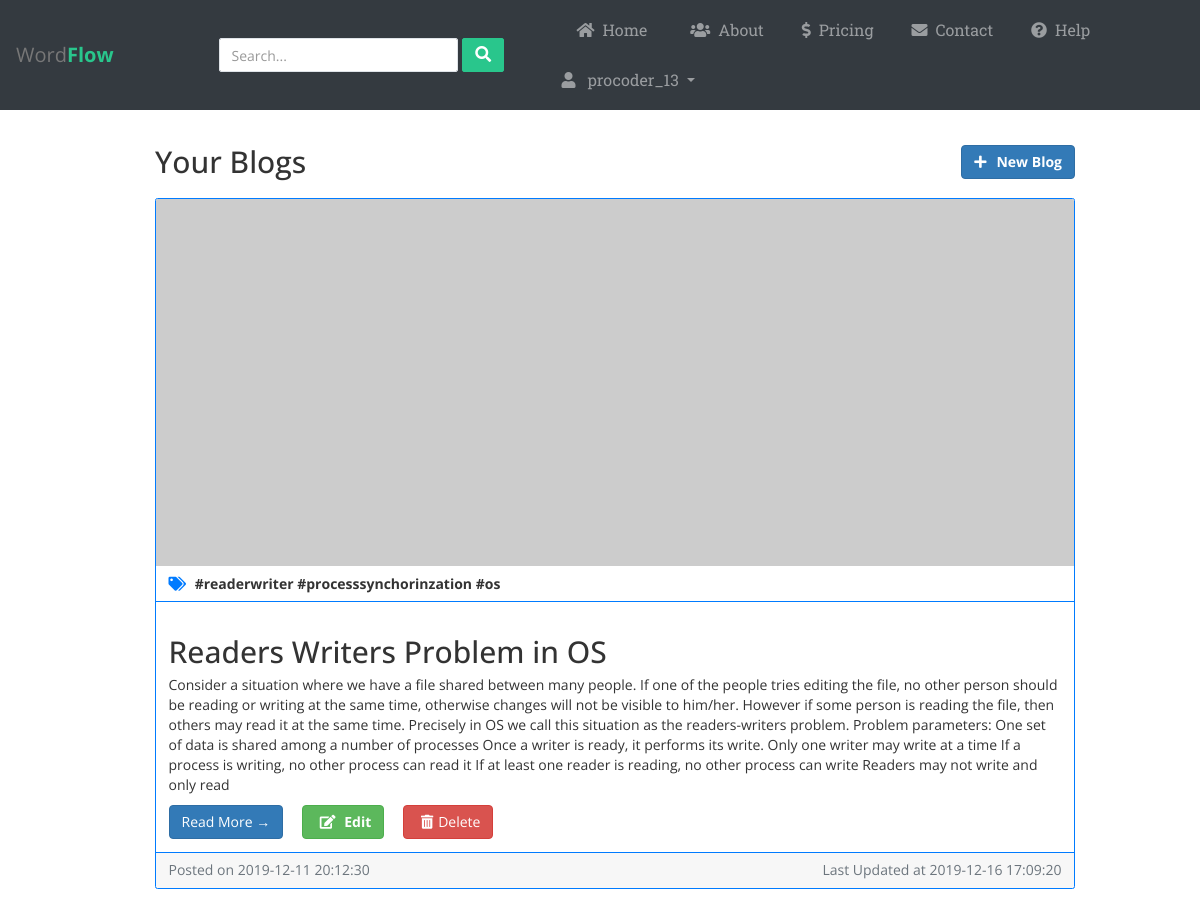
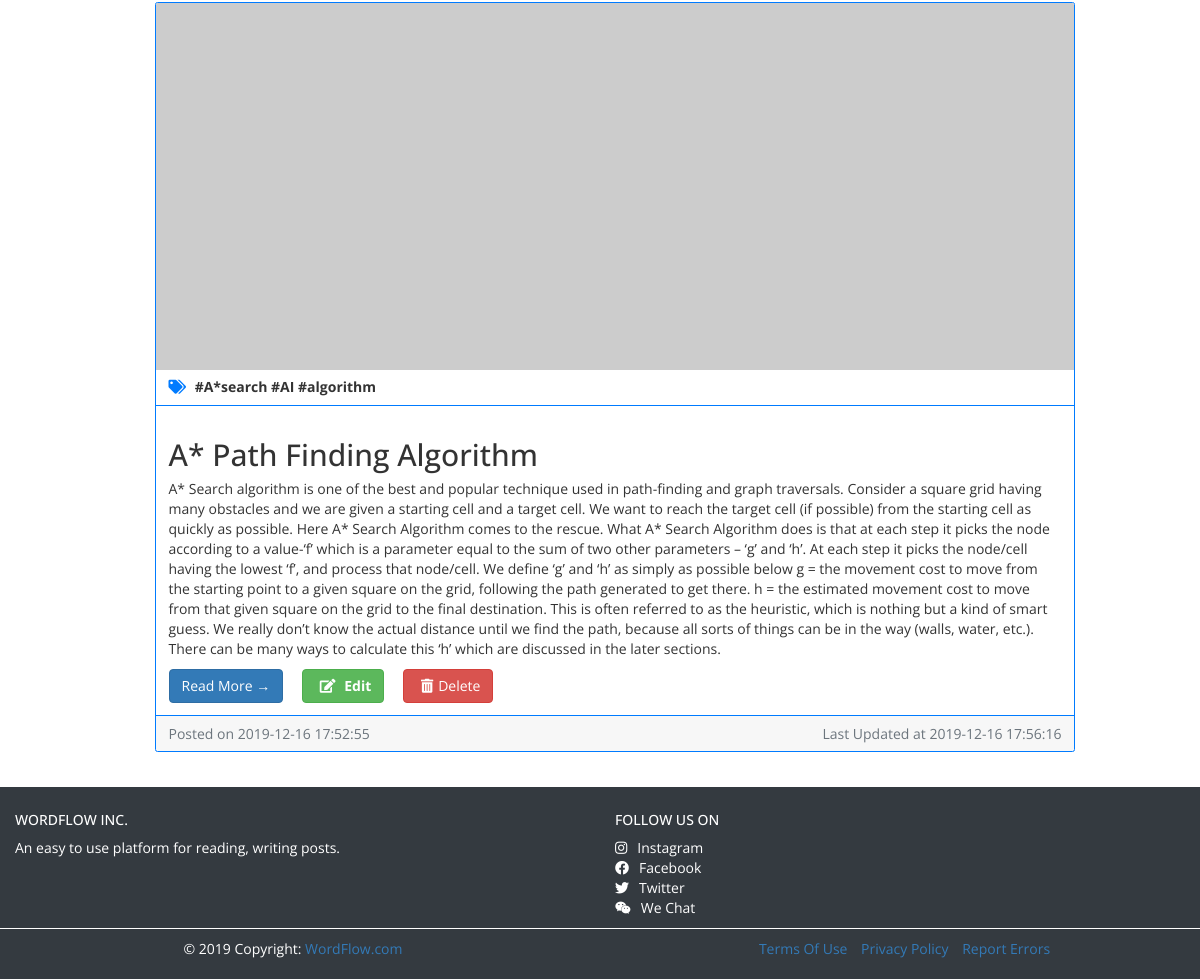
Page /procoder_13/blogs (signed in) on the committed database (2 pictures, top to bottom).
### app.py (models this page shows)
class Post(db.Model):
	pid = db.Column(db.Integer, primary_key=True)
	title= db.Column(db.String(80), nullable=False)
	author = db.Column(db.String(40), nullable=False)
	content = db.Column(db.String(100), nullable=False)
	created_on = db.Column(db.DateTime, nullable=False)
	last_updated = db.Column(db.DateTime, nullable=False)
	tags = db.Column(db.String(50), nullable=False)

### app.py (the view)
@app.route('/<user>/blogs')
@is_logged_in
def userBlogs(user):
	posts = Post.query.filter_by(author=user).all()
	for post in posts:
		post.created_on= str(post.created_on).split('.')[0]
		post.last_updated=str(post.last_updated).split('.')[0]
	return render_template('post.html', username=session["username"], logged_in=True, post=posts, userBlog=True)

### app.py (called while the page is built)
def is_logged_in(f):
	@wraps(f)
	def wrap(*args, **kwargs):
		if 'logged_in' in session:
			return f(*args, **kwargs)
		else:
			flash('Unauthorized, Please Login !', category='danger')
			return redirect(url_for('home'))
	return wrap

### templates/post.html (shortened to what this page needs)
{% extends "layout.html" %}
{% block content %}
<div class="container">
	<div class="row justify-content-between">
      <div class="col-md-10">
        {% if userBlog %}
            {% if post|length > 0 %}
          	<div class="row mb-2">
    	      	<div class="col-md-8">
        	        <h2 class="my-4">Your Blogs</h2>
    	        </div>
    			<div class="col-md-4">
    				<a href="/{{username}}/new/" class="btn btn-primary py-auto mt-4 pull-right"><span class="pr-3"><i class="fas fa-plus"></i></span><b>New Blog</b></a>
    			</div>
    		</div>
            {% endif %}
        {% endif %}
        {% if userBlog %}
            {% for p in post %}
                <div class="card mb-4 border-primary">
                    <img class="card-img-top" src="http://placehold.it/750x300" alt="Card image cap">
                    <div class="card-header bg-transparent border-primary">
                        <p class="card-text mb-0 text-default"><b><i class="fas fa-tags text-primary mr-2"></i> {{p.tags}}</b></p>
                    </div>
                    <div class="card-body border-primary">
                        <h2 class="card-title">{{p.title}}</h2>
                        <p class="card-text">{{p.content}}</p>
                        <a href="/{{username}}/view/{{p.pid}}" class="btn btn-primary">Read More &rarr;</a>
                        <a href="/{{username}}/edit/{{p.pid}}" class="btn btn-success mx-4"><span class="px-2"><i class="fas fa-edit"></i></span> <b>Edit</b></a>
                        <a href="/delete/{{p.pid}}" class="btn btn-danger"><span class="px-2"><i class="fas fa-trash-alt"></i></span>Delete</a>
                    </div>
                    <div class="card-footer text-muted border-primary">
                        <div class="row">
                            <div class="col-md-6">
                                Posted on {{p.created_on}}
                            </div>
                            <div class="col-md-6 text-right">
                                Last Updated at {{p.last_updated}}
                            </div>
                        </div>
                    </div>
                </div>
            {% endfor %}
        {% endif %}
      </div>
  </div>
</div>
{% endblock %}

### static/stylesheets/layout.css (style rules this page uses)
body { margin: 0; padding: 0; box-sizing: border-box; font-family: 'Open Sans', sans-serif; overflow-x: hidden; }

### rows in the picture
Post: tags "#readerwriter #processsynchorinzation #os", title "Readers Writers Problem in OS", content "Consider a situation where we have a file shared between many people. If one of the people tries editing the file, no other person should be reading or writing at the same time, otherwise changes will not be visible to him/her. However if some person is reading the file, then others may read it at the same time. Precisely in OS we call this situation as the readers-writers problem. Problem parameters: One set of data is shared among a number of processes Once a writer is ready, it performs its write. Only one writer may write at a time If a process is writing, no other process can read it If at least one reader is reading, no other process can write Readers may not write and only read", created_on "2019-12-11 20:12:30", last_updated "2019-12-16 17:09:20"
Post: tags "#A*search #AI #algorithm", title "A* Path Finding Algorithm", content "A* Search algorithm is one of the best and popular technique used in path-finding and graph traversals. Consider a square grid having many obstacles and we are given a starting cell and a target cell. We want to reach the target cell (if possible) from the starting cell as quickly as possible. Here A* Search Algorithm comes to the rescue. What A* Search Algorithm does is that at each step it picks the node according to a value-‘f’ which is a parameter equal to the sum of two other parameters – ‘g’ and ‘h’. At each step it picks the node/cell having the lowest ‘f’, and process that node/cell. We define ‘g’ and ‘h’ as simply as possible below g = the movement cost to move from the starting…", created_on "2019-12-16 17:52:55", last_updated "2019-12-16 17:56:16"

### other values in the picture
{{ username }} "procoder_13"
